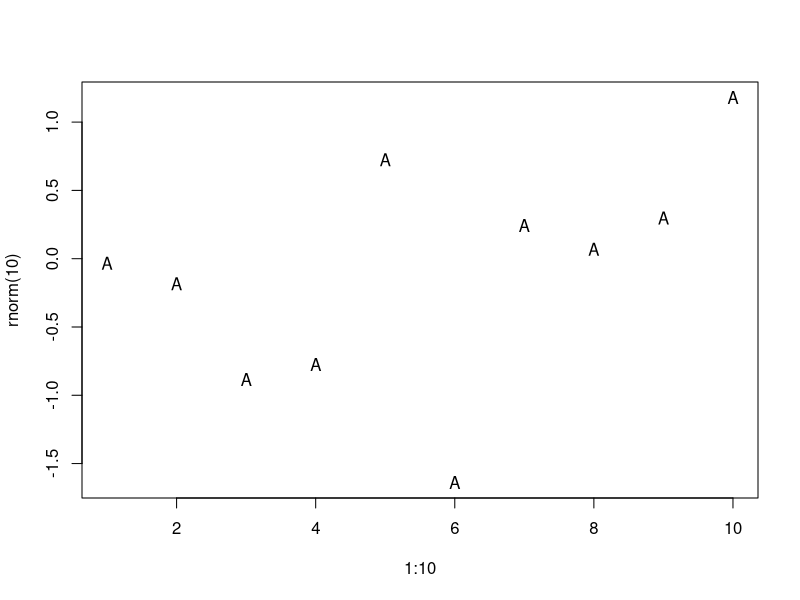

R code for this plot: (Note: this script raises an error after producing the figure.)
if(! exists('pch_idx')) pch_idx <- 1 else pch_idx = pch_idx + 1
LETTER <- LETTERS[pch_idx %% 26]
print(LETTER)
plot(1:10, rnorm(10), col = pch_idx, pch = LETTER)

stop('theres a problem')
